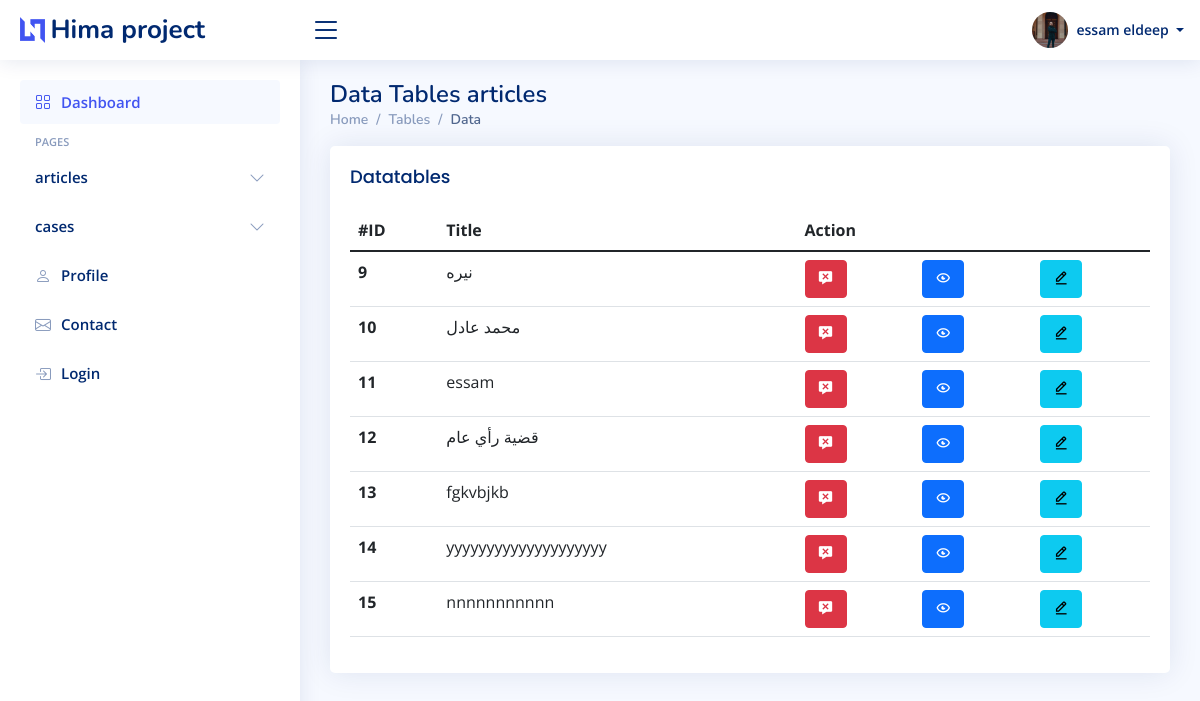
The app's page /articles/list.php (signed in) with its own data.
### tables this page shows
CREATE TABLE `articles` (
  `id` int(11) NOT NULL,
  `title` varchar(20) NOT NULL,
  `desciption` text NOT NULL,
  `auther` varchar(50) NOT NULL,
  `image` varchar(200) NOT NULL,
  `data` timestamp NOT NULL DEFAULT current_timestamp()
);

### articles/list.php (the view, shortened to what this page needs)
<?php
include "../shared/head.php";
include "../shared/header.php";
include "../shared/aside.php";
include "../genral/config.php";
$select = "SELECT * FROM articles";
$s = mysqli_query($conn, $select);
?>
<main id="main" class="main">
    <div class="pagetitle">
        <h1>Data Tables articles</h1>
        <nav>
            <ol class="breadcrumb">
                <li class="breadcrumb-item"><a href="index.html">Home</a></li>
                <li class="breadcrumb-item">Tables</li>
                <li class="breadcrumb-item active">Data</li>
            </ol>
        </nav>
    </div>
    <section class="section">
        <div class="row">
            <div class="col-lg-12">
                <div class="card">
                    <div class="card-body">
                        <h5 class="card-title">Datatables</h5>
                        <table class="table datatable ">
                            <thead>
                                <tr>
                                    <th scope="col">#ID</th>
                                    <th scope="col">Title</th>
                                    <th colspan="3" scope="col">Action</th>
                                </tr>
                            </thead>
                            <tbody>
                                <?php foreach ($s as $data) { ?>
                                    <tr>
                                        <th scope="row"><?= $data['id'] ?> </th>
                                        <td><?= $data['title'] ?> </td>
                                        <td> <a href="/hima/articles/list.php?delete=<?= $data['id'] ?> " class="btn btn-danger"> <i class='bx bxs-message-x'></i></a> </td>
                                        <td> <a href="/hima/articles/show.php?show=<?= $data['id'] ?> " class="btn btn-primary"> <i class='bx bx-show-alt'></i></a> </td>
                                        <td> <a href="/hima/articles/update.php?edit=<?= $data['id'] ?> " class="btn btn-info"> <i class='bx bx-edit-alt'></i></a> </td>
                                    </tr>
                                <?php  } ?>
                            </tbody>
                        </table>
                    </div>
                </div>
            </div>
        </div>
    </section>
</main>
<?php
include "../shared/script.php";
?>

### assets/css/style.css (style rules this page uses)
:root { scroll-behavior: smooth; }
body { font-family: "Open Sans", sans-serif; background: #f6f9ff; color: #444444; }
a { color: #4154f1; text-decoration: none; }
h1, h2, h3, h4, h5, h6 { font-family: "Nunito", sans-serif; }
#main { margin-top: 60px; padding: 20px 30px; transition: all 0.3s; }
.pagetitle { margin-bottom: 10px; }
.pagetitle h1 { font-size: 24px; margin-bottom: 0; font-weight: 600; color: #012970; }
.card { margin-bottom: 30px; border: none; border-radius: 5px; box-shadow: 0px 0 30px rgba(1, 41, 112, 0.1); }
.card-title { padding: 20px 0 15px 0; font-size: 18px; font-weight: 500; color: #012970; font-family: "Poppins", sans-serif; }
.card-body { padding: 0 20px 20px 20px; }
.breadcrumb { font-size: 14px; font-family: "Nunito", sans-serif; color: #899bbd; font-weight: 600; }
.breadcrumb a { color: #899bbd; transition: 0.3s; }
.breadcrumb .breadcrumb-item::before { color: #899bbd; }
.breadcrumb .active { color: #51678f; font-weight: 600; }
@media (min-width: 1200px) { #main, #footer { margin-left: 300px; } }

### records on screen
articles: id "9", title "نيره"
articles: id "10", title "محمد عادل"
articles: id "11", title "essam"
articles: id "12", title "قضية رأي عام"
articles: id "13", title "fgkvbjkb"
articles: id "14", title "yyyyyyyyyyyyyyyyyyyy"
articles: id "15", title "nnnnnnnnnnn"

### other values on screen
$_SESSION['name'] "essam eldeep"
